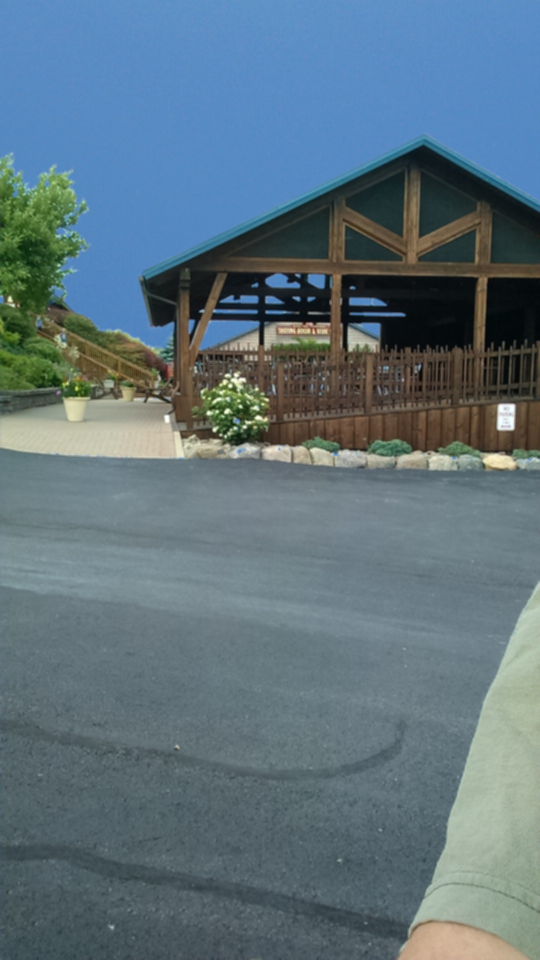
#> input picture data/testset/smallprobe/02884e693af1e2faa5ff9355dc7600e3.jpg, 1080 x 1920 px (shown at 1/2 size)
$ python -i ImageDescriptor.py   (imports and definitions only)   (older library calls are emulated)
#> lines starting #> are read from the running program, lines starting #| are printed output that depends on the picture
import numpy, cv2

def surfDescribe(image, kpCount = 2000, hessian = 100.0, mask = [[]]):
    if image is None:
        return [], []

    # obtains the gray-scaled version of the given image
    gsImage = cv2.cvtColor(image, cv2.COLOR_BGR2GRAY)

    # creates a mask to ignore eventual black borders
    _, bMask = cv2.threshold(cv2.normalize(gsImage, alpha = 0, beta = 255, norm_type = cv2.cv.CV_MINMAX),
                             1, 255, cv2.THRESH_BINARY)
    bMask = cv2.convertScaleAbs(bMask)

    # combines the border mask to an eventual given mask
    if mask != [[]]:
        mask = cv2.bitwise_and(mask, bMask)
    else:
        mask = bMask

    # detects the SURF keypoints
    surfDetectorDescriptor = cv2.SURF(hessian)
    keypoints = surfDetectorDescriptor.detect(gsImage, mask)

    # describes the obtained keypoints
    if len(keypoints) > 0:
        # removes the weakest keypoints (according to hessian)
        keypoints = sorted(keypoints, key = lambda match: match.response, reverse = True)
        del keypoints[kpCount:]

        # describes the selected keypoints
        keypoints, descriptions = surfDetectorDescriptor.compute(gsImage, keypoints)

    # returns keypoints and descriptions
    return keypoints, descriptions

>>> import cv2
>>> picture = cv2.imread('../../../data/testset/smallprobe/02884e693af1e2faa5ff9355dc7600e3.jpg')
#> picture is the input picture: shape (1920, 1080, 3); mean B, G, R 125.6, 114.8, 94.2
>>> result = surfDescribe(picture)
#> in surfDescribe, `gsImage = cv2.cvtColor(image, cv2.COLOR_BGR2GRAY)`:
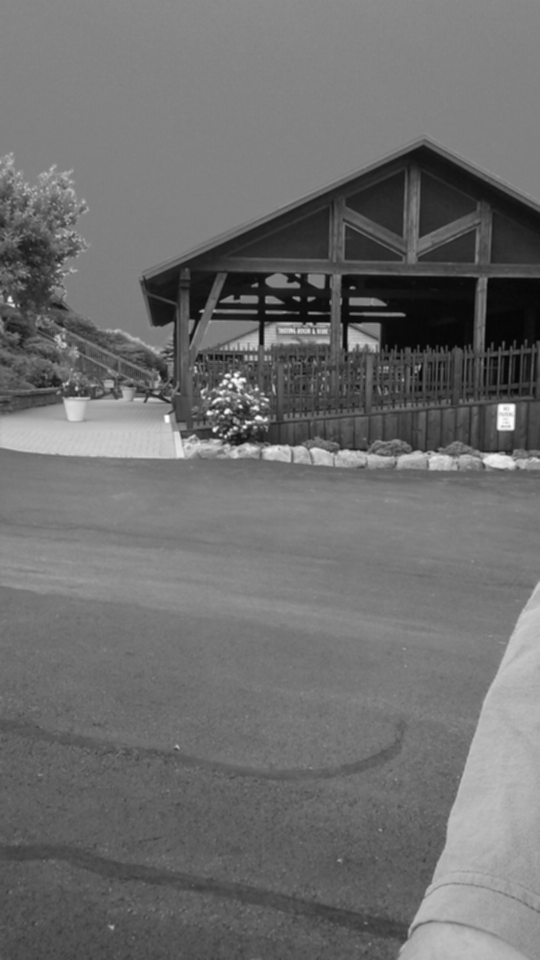
#> gsImage: shape (1920, 1080) (shown at 1/2 size); min 3, max 255, mean 109.9
#> (the run stopped early here; a loop or call above may not have finished)

$ run again, on data/testset/smallprobe/1069da915a607b7e1cde510b1bcd2884.jpg
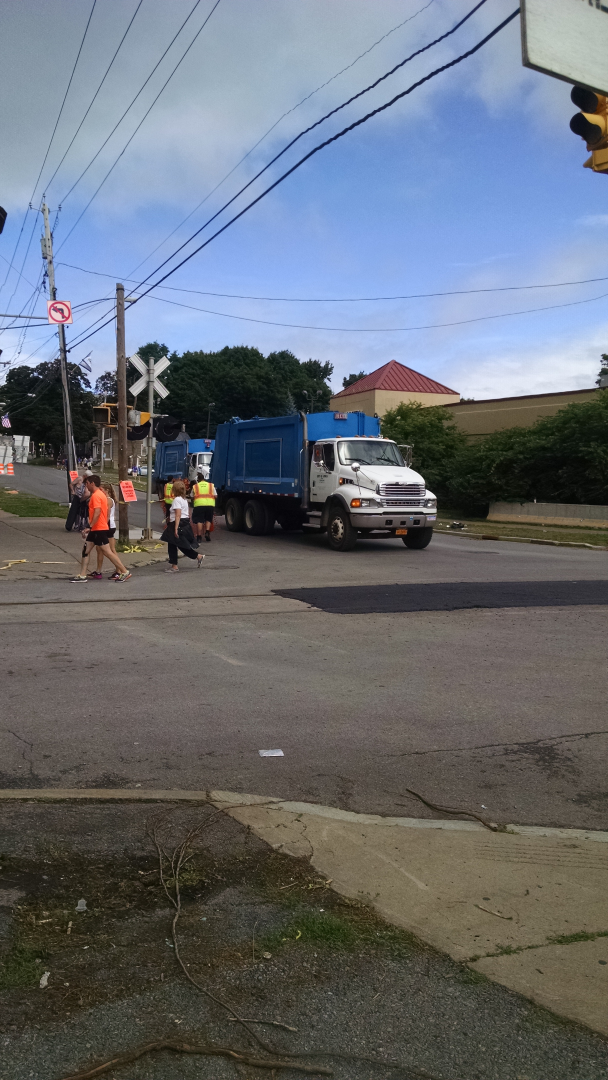
#> input picture data/testset/smallprobe/1069da915a607b7e1cde510b1bcd2884.jpg, 2432 x 4320 px (shown at 1/4 size)
#> picture is the input picture: shape (4320, 2432, 3); mean B, G, R 116.4, 108.7, 103.7
#> in surfDescribe, `gsImage = cv2.cvtColor(image, cv2.COLOR_BGR2GRAY)`:
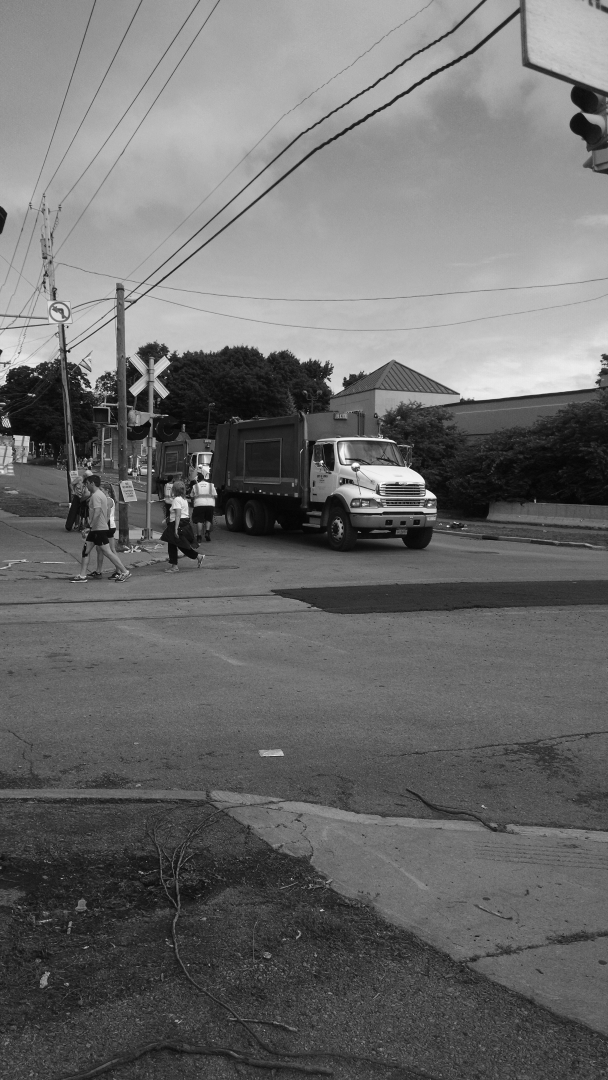
#> gsImage: shape (4320, 2432) (shown at 1/4 size); min 0, max 255, mean 108.1

$ run again, on data/testset/smallprobe/19a975aa33c6045fa5f161388cf8f482.jpg
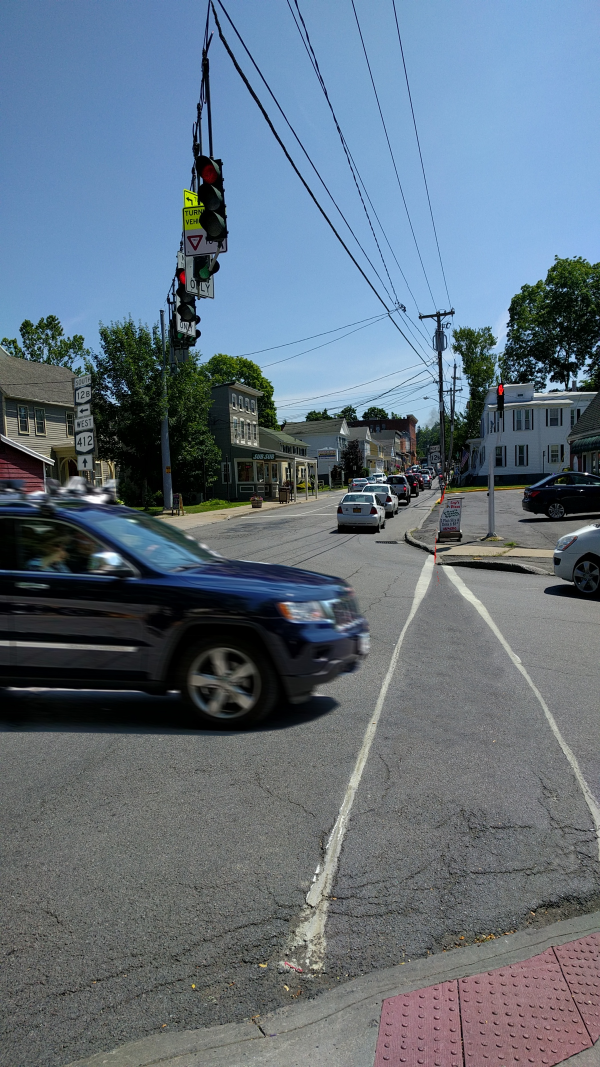
#> input picture data/testset/smallprobe/19a975aa33c6045fa5f161388cf8f482.jpg, 1800 x 3200 px (shown at 1/3 size)
#> picture is the input picture: shape (3200, 1800, 3); mean B, G, R 125.1, 111.9, 97.5
#> in surfDescribe, `gsImage = cv2.cvtColor(image, cv2.COLOR_BGR2GRAY)`:
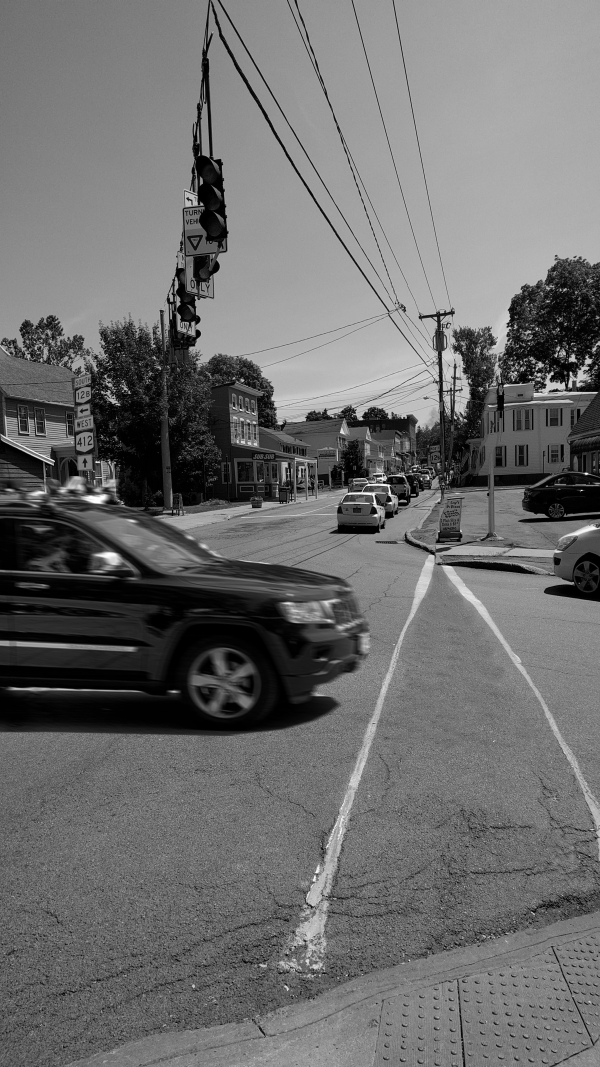
#> gsImage: shape (3200, 1800) (shown at 1/3 size); min 0, max 255, mean 109.1
